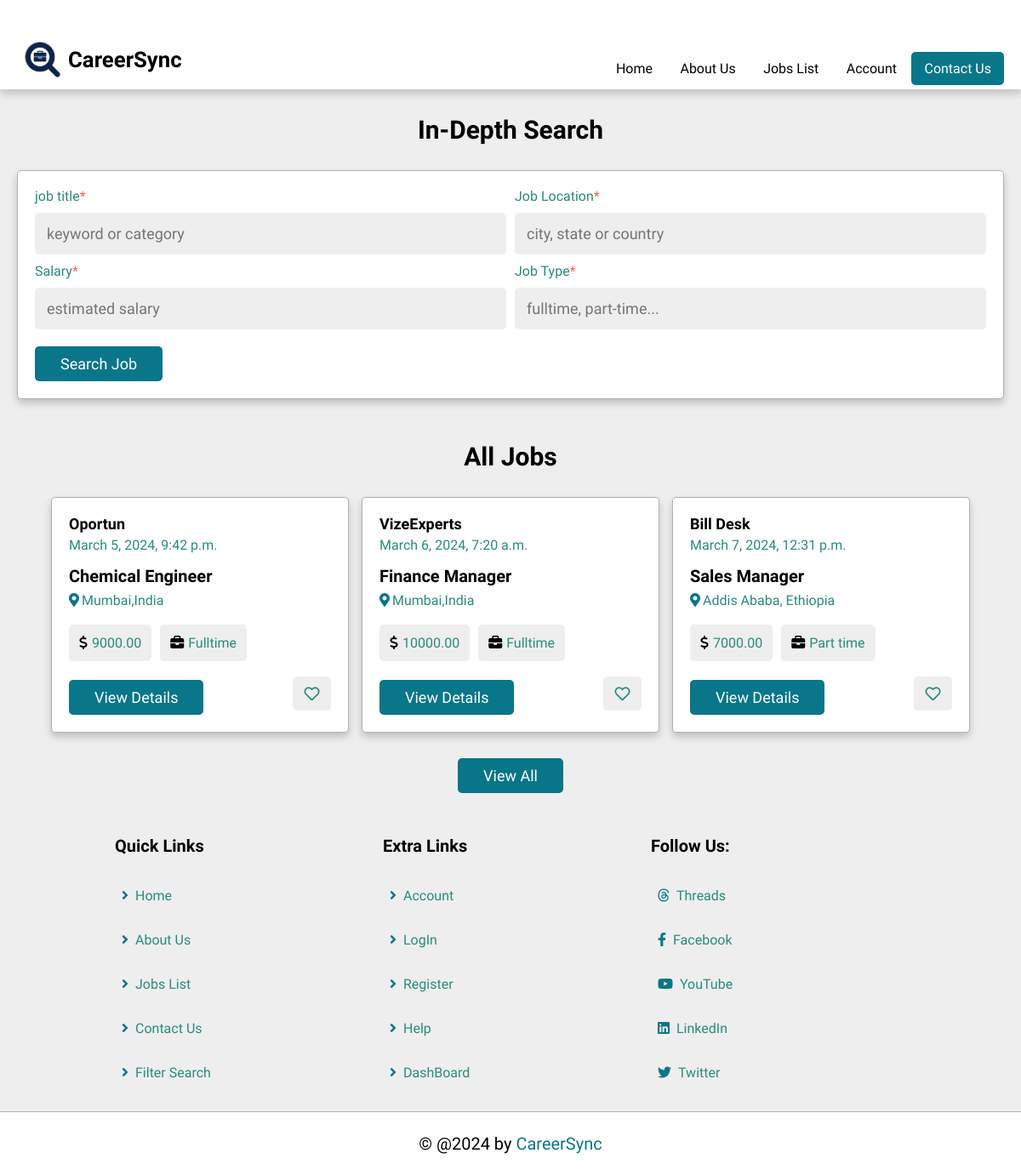
The page /job/ on the database its author committed.
### job/models.py (models this page shows, shortened)
class CompanyInformation(models.Model):
    name = models.CharField(max_length=100)
    description = models.TextField()
    why_choose_us = models.TextField()
    image = models.ImageField(upload_to='company_images/')
    location = models.CharField(max_length=255, null=True)
    email = models.EmailField(null=True)
    phone = models.CharField(max_length=20)

class Job(models.Model):
    title = models.CharField(max_length=100)
    description = models.TextField()
    category = models.ForeignKey(Category, on_delete=models.CASCADE)
    company = models.ForeignKey(CompanyProfile, on_delete=models.CASCADE)
    location = models.CharField(max_length=100)
    salary = models.DecimalField(max_digits=10, decimal_places=2)
    qualifications = models.TextField()
    job_type = models.CharField(max_length=50)
    published_date = models.DateTimeField(auto_now_add=True,blank=True)

class CompanyProfile(models.Model):
    company_name = models.CharField(max_length=100)
    website_url = models.URLField(blank=True, null=True)
    def __str__(self):
        return self.company_name

### job/views.py (the view)
# urls.py: path('job/', job_list, name='job'),
def job_list(request):
    company_info = CompanyInformation.objects.first()
    if company_info is None:
        company_info = CompanyInformation()
    if request.method == 'POST':
        title = request.POST.get('title', '').lower()
        location = request.POST.get('location', '').lower()
        salary = request.POST.get('salary', '').lower()
        job_type = request.POST.get('job_type', '').lower()
        jobs = Job.objects.filter(
            title__icontains=title,
            location__icontains=location,
            salary__icontains=salary,
            job_type__icontains=job_type
        )
    else:
        jobs = Job.objects.all()  # for a GET request
    context = {
        'company_info': company_info,
        'filteredJobs': jobs,  # pass the Job model instances directly
        'is_post_request': request.method == 'POST'
    }
    return render(request, 'jobs.html', context)

### job/templates/jobs.html (shortened to what this page needs)
{% include "header.html" %}
{% load static %}
    <section class="job-filter">
        <h1 class="heading"> In-depth Search </h1>
        <form action="" method="post" id="search-form">
            <div class="flex">
                <div class="box">
                    <p>job title<span>*</span></p>
                    <input type="text" name="title" placeholder="keyword or category" required maxlength="20" class="input">
                </div>
                <div class="box">
                    <p>Job Location<span>*</span></p>
                    <input type="text" name="location" placeholder="city, state or country" required  maxlength="20" class="input">
                </div>
                <div class="box">
                    <p>Salary<span>*</span></p>
                    <input type="text" name="salary" placeholder="estimated salary" required  maxlength="20" class="input">
                </div>
                <div class="box">
                    <p>Job Type<span>*</span></p>
                    <input type="text" name="job_type" placeholder="fulltime, part-time..." required  maxlength="20" class="input">
                </div>
            </div>
            <input type="submit" value="search job" class="btn" name="search" >
        </form>
    </section>
    <section class="jobs-container" id="jobs-container">
        <h1 class="heading">All Jobs </h1>
        <div class="box-container">
            {% for job in filteredJobs %}
            <div class="box  job-box {% if forloop.counter > 3 %}hidden{% endif %}">
                <div class="company">
                    <div>
                        <h3>{{ job.company }}</h3>
                        <p>{{ job.published_date }}</p>
                    </div>
                </div>
                <h3 class="job-title">{{ job.title }}</h3>
                <p class="location"><i class="fas fa-map-marker-alt"></i><span>{{ job.location }}</span></p>
                <div class="tags">
                    <p><i class="fa-solid fa-dollar-sign"></i><span>{{ job.salary }}</span></p>
                    <p><i class="fa-solid fa-briefcase"></i><span>{{ job.job_type }}</span></p>
                </div>
                <div class="flex-btn">
                    <a href="{% url 'view_job'  job.id %}" class="btn">View Details</a>
                    <button type="submit" class="far fa-heart" name="save"></button>
                </div>
            </div>
            {% endfor %}
        </div>
        <div style="text-align :center; margin-top: 2rem;">
            <a href="{% url 'job'  %}" class="btn btn-view-all" id="view-all-button">View all</a>
        </div>
    </section>
{% include "footer.html" %}
</body>
</html>

### job/templates/header.html (shortened to what this page needs)
<!DOCTYPE html>
<html lang="en">
    {% load static %}
<head>
    <link rel="stylesheet" href="{% static 'css/style.css' %}">
    <link rel="stylesheet" href="https://use.fontawesome.com/releases/v5.15.4/css/all.css"/>
    <link rel="stylesheet" href="https://cdnjs.cloudflare.com/ajax/libs/font-awesome/5.15.4/css/all.min.css" />
</head>
<body>
    <header class="header">
        <section class="flex">
            <a href="{% url 'home' %}" class="logo">
                <img src="{% static 'img/logo2.png' %}" alt="">
                <h3>{{company_info.name}}</h3>
            </a>
            <nav class="navbar py-3">
                <a href="{% url 'home' %}">Home</a>
                <a href="{% url 'about'  %}">About Us</a>
                <a href="{% url 'job'  %}">Jobs list</a>
                <a href="{% url 'login'  %}">Account</a>
                <a href="{% url 'contact'  %}" class="btn" style="margin-top: 0;">Contact Us</a>
            </nav>
        </section>
    </header>
</body>
</html>

### job/templates/footer.html
{% load static %}
<footer class="footer">
    <section class="grid">
        <div class="box">
            <h3>Quick Links</h3>
            <a href="{% url 'home'  %}"><i class="fas fa-angle-right"></i>Home</a>
            <a href="{% url 'about'  %}"><i class="fas fa-angle-right"></i>About Us</a>
            <a href="{% url 'job'  %}"><i class="fas fa-angle-right"></i>Jobs List</a>
            <a href="{% url 'contact'  %}"><i class="fas fa-angle-right"></i>Contact Us</a>
            <a href="#"><i class="fas fa-angle-right"></i>Filter Search</a>
        </div>
        <div class="box">
            <h3>Extra Links</h3>
            <a href="#"><i class="fas fa-angle-right"></i>Account</a>
            <a href="{% url 'login'  %}"><i class="fas fa-angle-right"></i>LogIn</a>
            <a href="{% url 'register' %}"><i class="fas fa-angle-right"></i>Register</a>
            <a href="#"><i class="fas fa-angle-right"></i>Help</a>
            <a href="#"><i class="fas fa-angle-right"></i>DashBoard</a>
        </div>
        <div class="box">
            <h3>Follow Us:</h3>
            <a href="#"><i class="fa-brands fa-threads"></i>Threads</a>
            <a href="#"><i class="fab fa-facebook-f"></i>Facebook</a>
            <a href="#"><i class="fab fa-youtube"></i>YouTube</a>
            <a href="#"><i class="fab fa-linkedin"></i>LinkedIn</a>
            <a href="#"><i class="fab fa-twitter"></i>Twitter</a>
        </div>
    </section>
    <div class="credit">
        &copy; @2024 by <span>{{company_info.name}}</span>
    </div>
</footer>

### rows shown on the page
CompanyInformation: name "CareerSync"
Job: company "Oportun", published_date "March 5, 2024, 9:42 p.m.", title "Chemical Engineer", location "Mumbai,India", salary "9000.00", job_type "Fulltime"
Job: company "VizeExperts", published_date "March 6, 2024, 7:20 a.m.", title "Finance Manager", location "Mumbai,India", salary "10000.00", job_type "Fulltime"
Job: company "Bill Desk", published_date "March 7, 2024, 12:31 p.m.", title "Sales Manager", location "Addis Ababa, Ethiopia", salary "7000.00", job_type "Part time"
